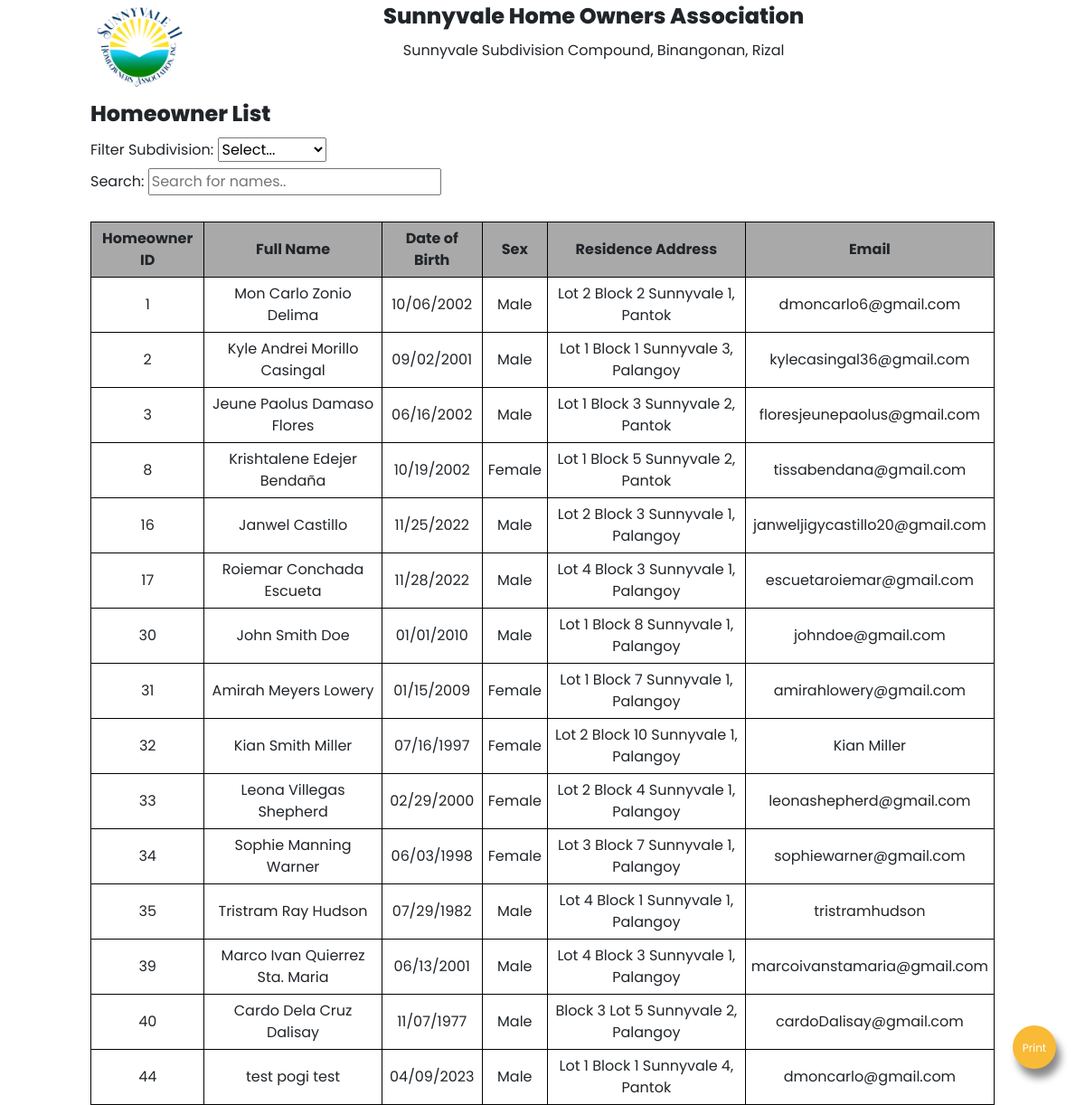
The page /reports/reportHomeOwnerList.php (signed in) on the database as committed earlier.
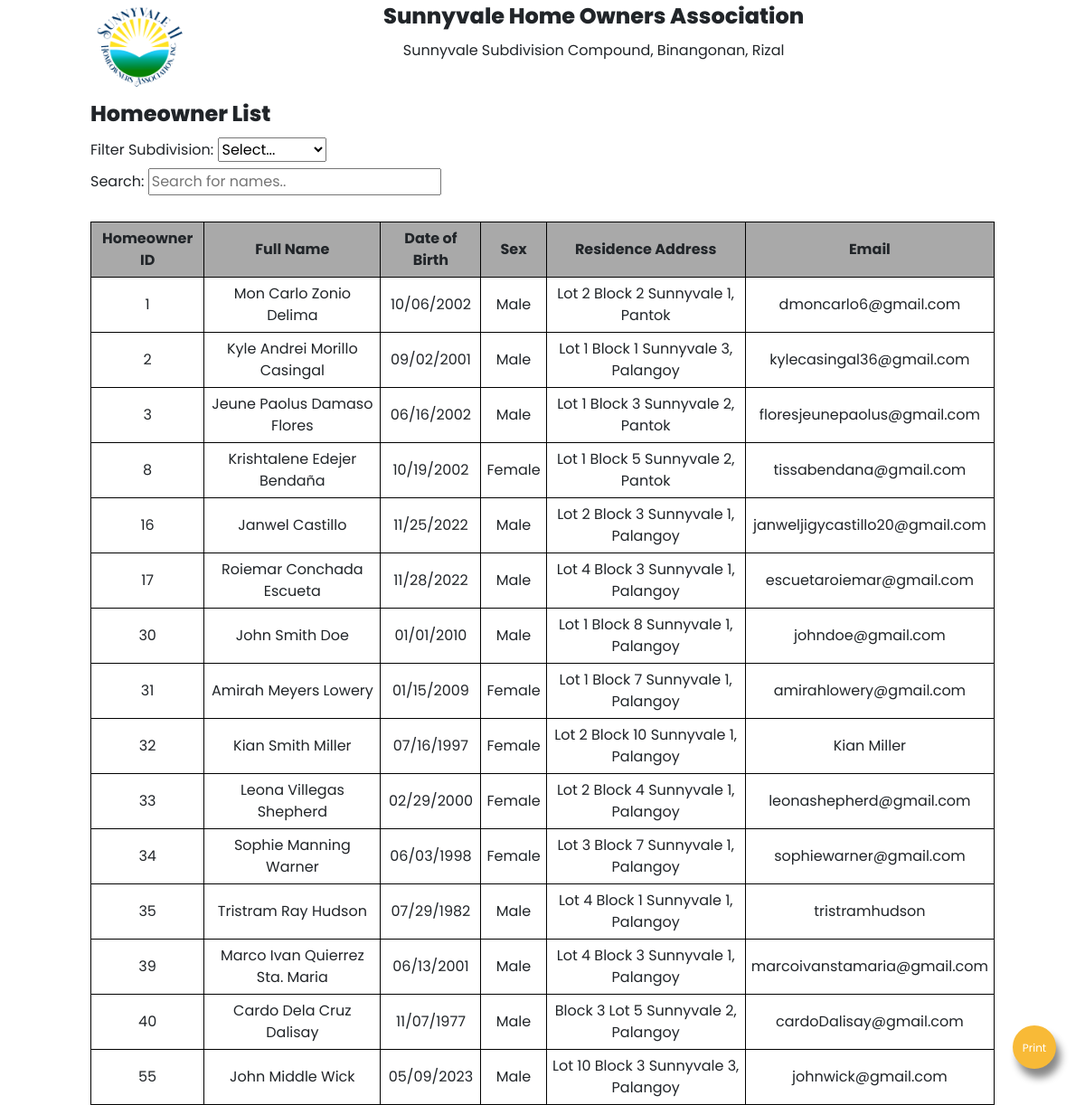
The same page on the database as committed later.
### tables this page shows
CREATE TABLE IF NOT EXISTS `homeowner_profile` (
  `homeowner_id` int(11) NOT NULL AUTO_INCREMENT,
  `last_name` varchar(100) NOT NULL,
  `first_name` varchar(100) NOT NULL,
  `middle_name` varchar(100) DEFAULT NULL,
  `suffix` varchar(100) DEFAULT NULL,
  `sex` varchar(100) NOT NULL,
  `street` varchar(255) NOT NULL,
  `subdivision` varchar(255) NOT NULL,
  `barangay` varchar(50) NOT NULL,
  `business_address` varchar(255) DEFAULT NULL,
  `occupation` varchar(100) DEFAULT NULL,
  `email_address` varchar(100) NOT NULL,
  `birthdate` date DEFAULT NULL,
  `mobile_number` varchar(20) DEFAULT NULL,
  `employer` varchar(100) DEFAULT NULL,
  `vehicle_registration` varchar(20) DEFAULT NULL,
  PRIMARY KEY (`homeowner_id`)
);

### reports/reportHomeOwnerList.php (the view, shortened to what this page needs)
<?php
require '../process.php';
$result = $con->query("SELECT * FROM homeowner_profile WHERE email_address != '' ORDER BY homeowner_id ASC ") or die($mysqli->error);
?>
<!DOCTYPE html>
<html lang="en">
<head>
    <link rel="stylesheet" href="https://cdn.jsdelivr.net/npm/bootstrap@4.5.3/dist/css/bootstrap.min.css">
</head>
<body>
    <div class="fab-wrapper">
        <label class="fab" for="print" id="print">
            <center>
                <span class="print-button">Print</span>
            </center>
        </label>
    </div>
    <div class="reportPage">
        <div class="head">
            <img class="logo-header" src="../media/content-images/sv2_logo.png" alt="">
            <div class="head-text">
                <label class="reportHeader">Sunnyvale Home Owners Association</label>
                <label class="reportSubtext">Sunnyvale Subdivision Compound, Binangonan, Rizal</label>
            </div>
        </div>
        <div class="reportContainer">
            <label class="tblTitle">Homeowner List</label>
            <div>
                <label class="tblFilter" for="">Filter Subdivision:</label>
                <select name="tblFilter" class="noprint" id="tblFilter" onclick="myFunction1()">
                    <option value="">Select...</option>
                </select>
                <br>
                <label id="search">Search:</label>
                <input type="text" id="search" onkeyup="myFunction()" placeholder="Search for names..">
            </div>
            <div class="tblContainer">
                <table class="tblReportData" id="tblReportData">
                    <thead>
                        <th class="ID-column">Homeowner ID</th>
                        <th>Full Name</th>
                        <th>Date of Birth</th>
                        <th>Sex</th>
                        <th>Residence Address</th>
                        <th>Email</th>
                    </thead>
                    <?php
                    while ($row = $result->fetch_assoc()) :
                        $suffix = $row['suffix'];
                        if ($suffix == "N/A") {
                            $suffix = NULL;
                        } else {
                            $suffix = " " . $row['suffix'];
                        }
                        $middle_name = $row['middle_name'];
                        if ($middle_name == "N/A") {
                            $middle_name = NULL;
                        } else {
                            $middle_name = " " . $row['middle_name'];
                        }
                        $residence_address = $row['street'] . ' ' . $row['subdivision'] . ', ' . $row['barangay'];
                    ?>
                        <tr>
                            <td>
                                <?php echo $row['homeowner_id']; ?>
                            </td>
                            <td>
                                <?php echo $row['first_name'] . $middle_name . " " . $row['last_name'] . $suffix; ?>
                            </td>
                            <td>
                                <?php
                                $datetime = strtotime($row['birthdate']);
                                echo $phptime = date("m/d/Y", $datetime);
                                ?>
                            </td>
                            <td>
                                <?php echo $row['sex']; ?>
                            </td>
                            <td>
                                <?php echo $residence_address; ?>
                            </td>
                            <td>
                                <?php echo $row['email_address']; ?>
                            </td>
                        </tr>
                    <?php endwhile; ?>
                </table>
            </div>
        </div>
    </div>
</body>
</html>

Rows that differ between the two databases and show on the page:
removed homeowner_profile: homeowner_id "44", first_name "test", middle_name "pogi", last_name "test", birthdate "04/09/2023", sex "Male", residence_address "Lot 1 Block 1 Sunnyvale 4, Pantok", email_address "dmoncarlo@gmail.com"
added homeowner_profile: homeowner_id "55", first_name "John", middle_name "Middle", last_name "Wick", birthdate "05/09/2023", sex "Male", residence_address "Lot 10 Block 3 Sunnyvale 3, Palangoy", email_address "johnwick@gmail.com"
